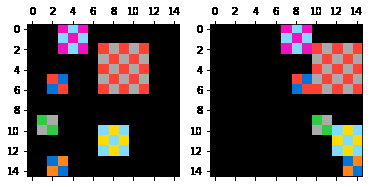
#> input picture images/test101.png, 370 x 187 px; its folder holds only this picture in this run
$ python -i preprocessing.py   (imports and definitions only)
#> lines starting #> are read from the running program, lines starting #| are printed output that depends on the picture
import json
import time

import numpy as np

from scipy import ndimage
from scipy.stats import mode
from src.utils import matrix2answer


# [70 lines left out: functions find_grid, find_color_boundaries, get_color_max, get_pixel, not called in this run]


def get_pixel_fixed(image, i):
    return 0, np.array([[i]])


# [66 lines left out: functions get_grid, get_half, get_corner, get_k_part, not called in this run]


def get_rotation(image, k):
    return 0, np.rot90(image, k)


def get_transpose(image):
    return 0, np.transpose(image)


def get_roll(image, shift, axis):
    return 0, np.roll(image, shift=shift, axis=axis)


def get_cut_edge(image, l, r, t, b):
    """deletes pixels from some sided of an image"""
    return 0, image[t : image.shape[0] - b, l : image.shape[1] - r]


# [265 lines left out: functions get_resize, get_resize_to, get_reflect, get_color_swap, get_cut, get_min_block and 7 more, not called in this run]


def get_background(image, color):
    return 0, np.uint8(np.ones_like(image) * color)


# [55 lines left out: functions get_mask_from_max_color_coverage, add_unique_colors, add_center_color, not called in this run]


def get_color_scheme(image, target_image=None, params=None):
    """processes original image and returns dict color scheme"""
    result = {
        "grid_color": -1,
        "colors": [[], [], [], [], [], [], [], [], [], []],
        "colors_sorted": [],
        "grid_size": [1, 1],
    }

    if params is None:
        params = ["coverage", "unique", "corners", "top", "grid"]

    # preparing colors info

    unique, counts = np.unique(image, return_counts=True)
    colors = [unique[i] for i in np.argsort(counts)]

    result["colors_sorted"] = colors
    result["colors_num"] = len(colors)

    for color in range(10):
        # use abs color value - same for any image
        result["colors"][color].append({"type": "abs", "k": color})

    if len(colors) == 2 and 0 in colors:
        result["colors"][[x for x in colors if x != 0][0]].append({"type": "non_zero"})

    if "coverage" in params:
        for k, color in enumerate(colors):
            # use k-th colour (sorted by presence on image)
            result["colors"][color].append({"type": "min", "k": k})
            # use k-th colour (sorted by presence on image)
            result["colors"][color].append({"type": "max", "k": len(colors) - k - 1})

    if "unique" in params:
        add_unique_colors(image, result, colors=None)
        add_center_color(image, result)

    if "corners" in params:
        # colors in the corners of images
        result["colors"][image[0, 0]].append({"type": "corner", "side": "tl"})
        result["colors"][image[0, -1]].append({"type": "corner", "side": "tr"})
        result["colors"][image[-1, 0]].append({"type": "corner", "side": "bl"})
        result["colors"][image[-1, -1]].append({"type": "corner", "side": "br"})

    if "top" in params:
        # colors that are on top of other and have full vertical on horizontal line
        for k in range(10):
            mask = image == k
            is_on_top0 = mask.min(axis=0).any()
            is_on_top1 = mask.min(axis=1).any()
            if is_on_top0:
                result["colors"][k].append({"type": "on_top", "side": "0"})
            if is_on_top1:
                result["colors"][k].append({"type": "on_top", "side": "1"})
            if is_on_top1 or is_on_top0:
                result["colors"][k].append({"type": "on_top", "side": "any"})

    if "grid" in params:
        grid_color, grid_size, frame = find_grid(image)
        if grid_color >= 0:
            result["grid_color"] = grid_color
            result["grid_size"] = grid_size
            result["grid_frame"] = frame
            result["colors"][grid_color].append({"type": "grid"})

    return result


# [9 lines left out: function add_block, not called in this run]


def get_original(image):
    return 0, image


# [422 lines left out: functions get_inversed_colors, generate_blocks, generate_masks, not called in this run]


def process_image(
    image, max_time=600, max_blocks=200000, max_masks=200000, target_image=None, params=None, color_params=None
):
    """processes the original image and returns dict with structured image blocks"""

    result = get_color_scheme(image, target_image=target_image, params=color_params)
    result = generate_blocks(image, result, max_time, max_blocks, max_masks, target_image, params, color_params)
    result = generate_masks(image, result, max_time, max_blocks, max_masks, target_image, params, color_params)

    return result


# [93 lines left out: function get_mask_from_block_params, not called in this run]


def get_dict_hash(d):
    return hash(json.dumps(d, sort_keys=True))


# [196 lines left out: functions get_predict, filter_colors, filter_blocks, extract_target_blocks, preprocess_sample, not called in this run]

>>> import cv2
>>> picture = cv2.imread('../images/test101.png', cv2.IMREAD_GRAYSCALE)
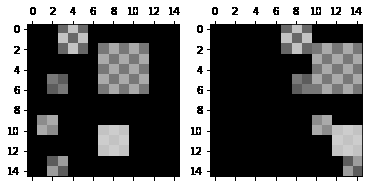
#> picture: shape (187, 370); min 0, max 255, mean 101.6
>>> result = process_image(picture)
#> in get_color_scheme, `unique, counts = np.unique(image, return_counts=True)`: unique = 18 values from 0 to 255; counts = 18 values, max 36852 at index 0, min 2 at index 3, mean 3843.9
#> in get_color_scheme, `colors = [unique[i] for i in np.argsort(counts)]`: colors = [23, 18, 31, 41, 34, 24, 39, 20, 157, 140, 92, 205, 103, 195, 170, 120, 255, 0]
#> the loop in get_color_scheme, `for k, color in enumerate(colors):` made 1 pass
#> color on pass 1: 23
#> (the run stopped early here; a loop or call above may not have finished)

$ run again, on images/test11.png
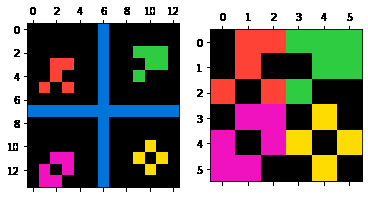
#> input picture images/test11.png, 368 x 198 px
#> `picture = cv2.imread('../images/test101.png', cv2.IMREAD_GRAYSCALE)`:
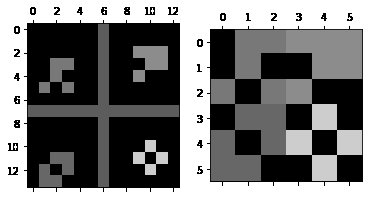
#> picture: shape (198, 368); min 0, max 255, mean 115.9
#> unique = [0, 10, 12, 13, 16, 18, 20, 24, 28, 41, 92, 103, 120, 140, 205, 255]; counts = [29807, 2, 2, 3, 3, 34, 49, 73, 122, 25, 3473, 4668, 3759, 4538, 3116, 23190]
#> colors = [10, 12, 13, 16, 41, 18, 20, 24, 28, 205, 92, 120, 140, 103, 255, 0]
#> the loop in get_color_scheme, `for k, color in enumerate(colors):` made 1 pass
#> color on pass 1: 10

$ run again, on images/test111.png
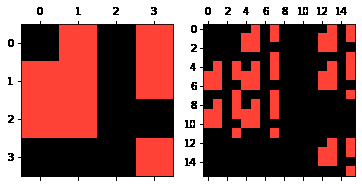
#> input picture images/test111.png, 362 x 187 px
#> `picture = cv2.imread('../images/test101.png', cv2.IMREAD_GRAYSCALE)`:
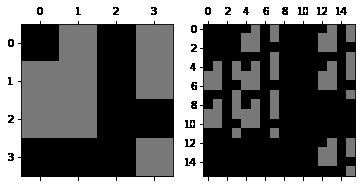
#> picture: shape (187, 362); min 0, max 255, mean 104.9
#> unique = [0, 9, 13, 24, 120, 255]; counts = [30532, 2, 6, 416, 16864, 19874]
#> colors = [9, 13, 24, 120, 255, 0]
#> the loop in get_color_scheme, `for k, color in enumerate(colors):` made 2 passes
#> color on passes 1 to 2: 9, 13

$ run again, on images/test121.png
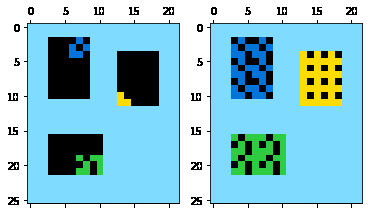
#> input picture images/test121.png, 368 x 214 px
#> `picture = cv2.imread('../images/test101.png', cv2.IMREAD_GRAYSCALE)`:
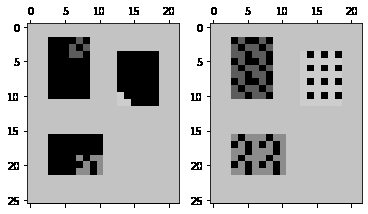
#> picture: shape (214, 368); min 0, max 255, mean 181
#> unique = [0, 14, 23, 39, 92, 140, 195, 205, 255]; counts = [10355, 4, 22, 996, 1687, 1836, 39720, 1890, 22242]
#> colors = [14, 23, 39, 92, 140, 205, 0, 255, 195]
#> the loop in get_color_scheme, `for k, color in enumerate(colors):` made 1 pass
#> color on pass 1: 14
